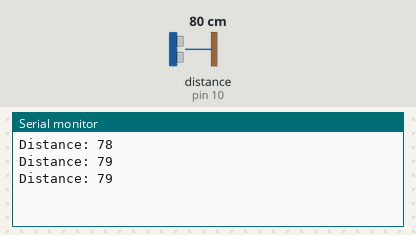
Bench run of a sketch on a simulated Arduino Uno, built with avr-gcc and run on an emulated ATmega328P. Shown: the last lines printed to the serial monitor. Wiring (inferred from the names in the program): ultrasonic range finder: trigger pin 8; echo pin 10. The inputs (shaded band) are chosen by the test bench; at power-on: distance to the obstacle (sensor on pin 10) 80 cm. The echo pulse lasts 58.3 µs per cm.

Above: at 1.3 s.
1.4 s: distance to the obstacle (sensor on pin 10) set to 2 cm
At 1.9 s:
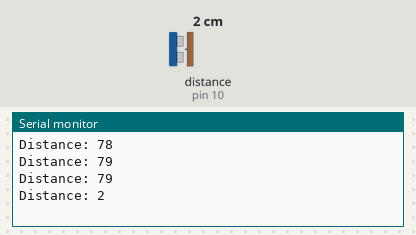
2.9 s: distance to the obstacle (sensor on pin 10) set to 4 cm
At 3.4 s:
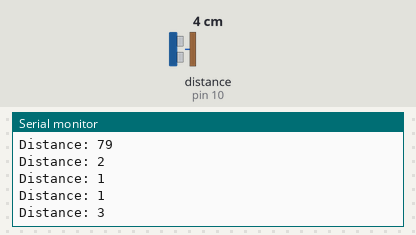
Timing chart, 0 to 5.9 s (numbered marks = the images above; inputs shaded):
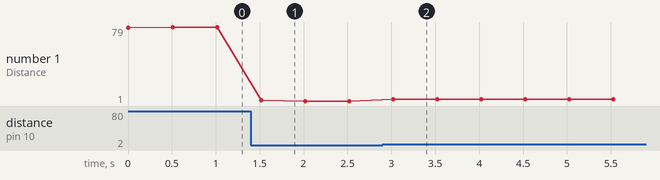

The sketch:

ultrasonic.ino
```cpp
const int triggerPin = 8;
const int echoPin = 10;
long duration;
int distance;
const float sec_to_microsec = 1000000.0;
const float meter_to_cm = 100.0;
const float speed_of_sound = 340.0; //meters per second

void setup() {
  pinMode(triggerPin, OUTPUT); // Set the triggerPin as an Output
  pinMode(echoPin, INPUT); // Set the echoPin as an Input
  Serial.begin(115200); // Start the serial communication
}

void loop() {

  // Initiate triggerPin as LOW
  digitalWrite(triggerPin, LOW);
  delayMicroseconds(2);

  // Set the triggerPin HIGH for atleast 10 microseconds
  digitalWrite(triggerPin, HIGH);
  delayMicroseconds(10);
  digitalWrite(triggerPin, LOW);

  // Monitor the echoPin and
  duration = pulseIn(echoPin, HIGH); //Returns the length of the pulse in microseconds

  // Calculate distance and print on Serial Monitor
  distance = (duration/sec_to_microsec)*(speed_of_sound*meter_to_cm)/2.0;

  Serial.print("Distance: ");
  Serial.println(distance);

  delay(500);
}
```

Measured:
- after the input at 1.4 s, the serial monitor: prints a new line after 0.12 s (image 1)
- after the input at 2.9 s, the serial monitor: prints a new line after 0.12 s (image 2)
- plotted number 1: 79 → 1 after the input at 1.4 s, 1 → 3 after the input at 2.9 s
